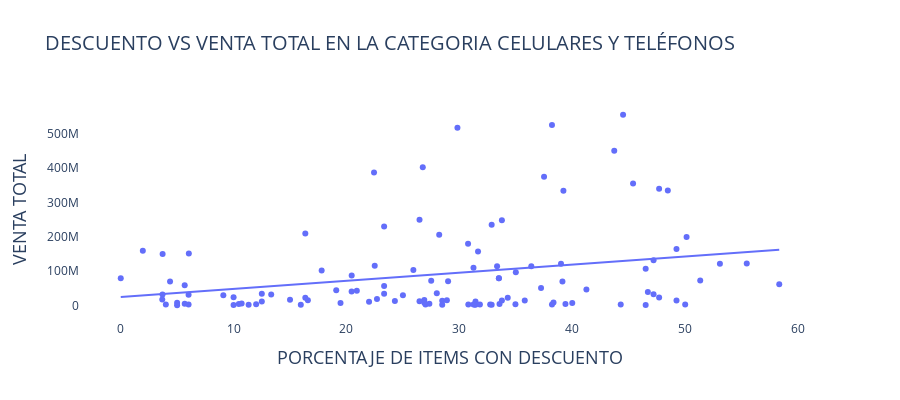

The cell this chart's notebook holds for it:
### Code cell
# Grafica descuentos y ventas
products_cat['ITEM_DISCOUNT_RATE_PER'] = products_cat.copy()['ITEM_DISCOUNT_RATE']*100
fig = px.scatter(products_cat, x="ITEM_DISCOUNT_RATE_PER", y='ITEM_SELL_TOTAL', trendline="ols",
                 title='DESCUENTO VS VENTA TOTAL EN LA CATEGORIA {}'.format(cat.upper()), height=400)
fig.update_layout(titlefont = dict(size=20),
                  xaxis=dict(title="PORCENTAJE DE ITEMS CON DESCUENTO",titlefont=dict(size=18)),
                  yaxis=dict(title="VENTA TOTAL",titlefont=dict(size=18)),
                  plot_bgcolor='rgb(255,255,255)', )

# Imprime el pvalue de la hipotesis del modelo lineal simple
ols_results = px.get_trendline_results(fig).iloc[0,0]
p_value = pd.read_html(ols_results.summary().tables[1].as_html(),header=0,index_col=0)[0].loc['x1', 'P>|t|']
print('EL P-VALOR ES {}'.format(p_value))

fig.show()
